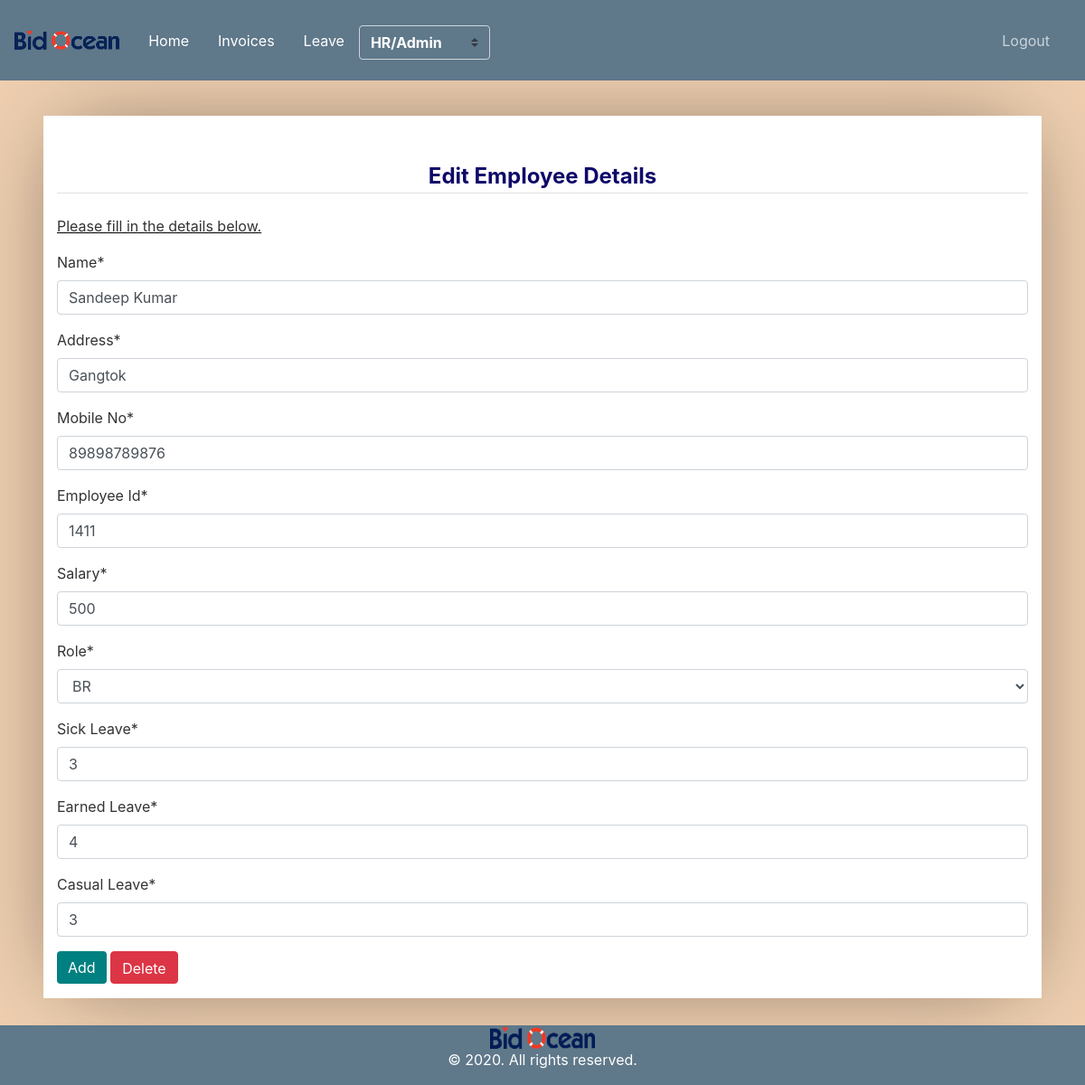
Page /employee-edit/5 (signed in) on the earlier database version.
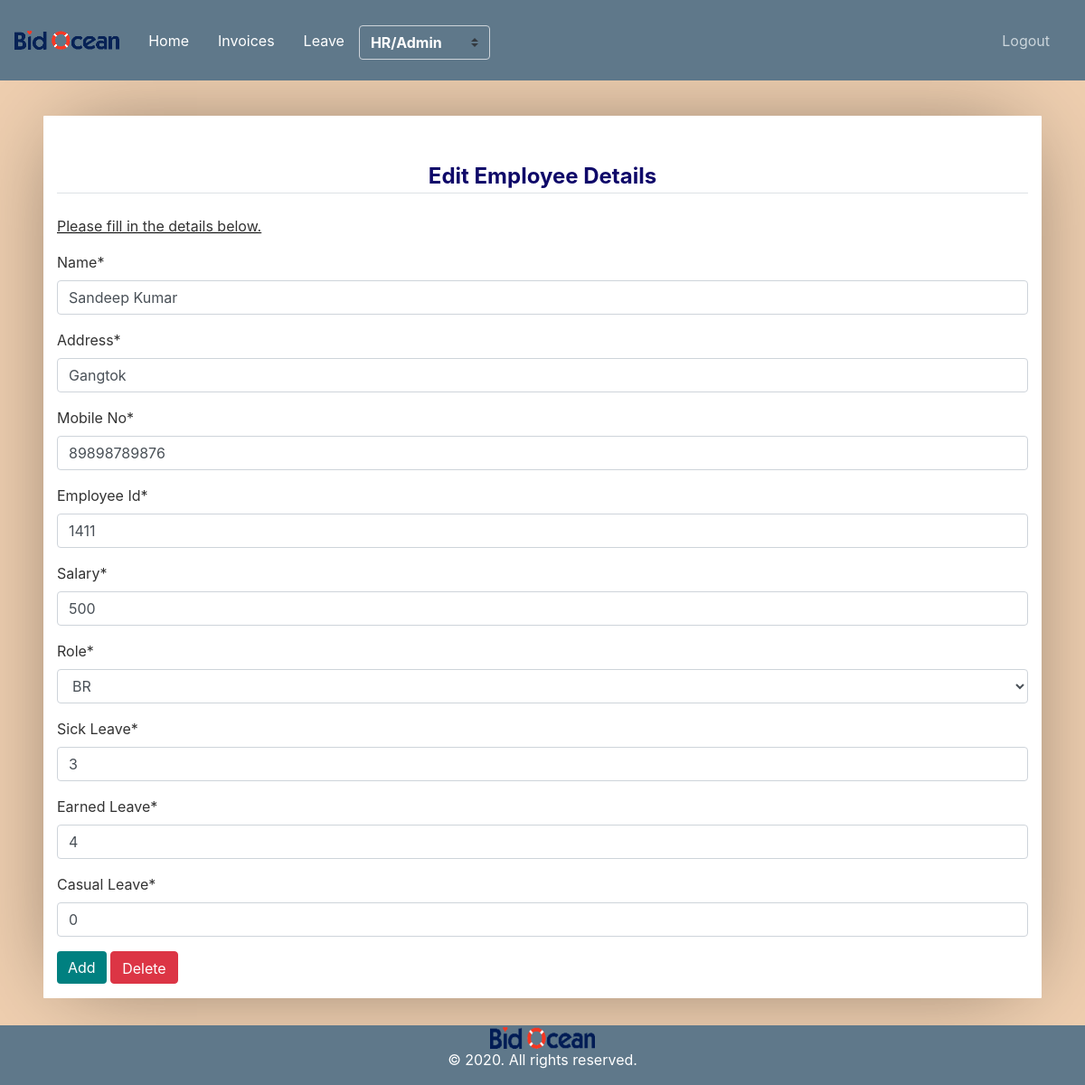
Same page on the later database version.
### user_invoice/models.py (models this page shows, shortened)
class Employee(models.Model):
	id       = models.AutoField(primary_key=True)
	name     = models.CharField(max_length=300)
	role     = models.ForeignKey(Role,on_delete=models.CASCADE)
	salary   = models.CharField(max_length=300, null=True, blank=True)
	address  = models.CharField(max_length=300)
	emp_id   = models.CharField(max_length=300, null=True, blank=True)
	phone_no = models.CharField(max_length=300)
	auth_tbl = models.OneToOneField(Userdetail, on_delete=models.CASCADE)
	added_at = models.DateTimeField(auto_now_add=True)

class Role(models.Model):
    id         = models.AutoField(primary_key=True)
    name       = models.CharField(max_length=300)
    created_at = models.DateTimeField(auto_now_add=True)
    status     = models.SmallIntegerField(default=1)

### leave/models.py (models this page shows)
class LeaveBalance(models.Model):
	id           = models.AutoField(primary_key=True)
	casual_leave = models.CharField(max_length=200)
	earned_leave = models.CharField(max_length=200)
	sick_leave   = models.CharField(max_length=200)
	employee     = models.OneToOneField(Employee, on_delete=models.CASCADE, related_name='leave_bal')

### user_invoice/views.py (the view, shortened to what this page needs)
# urls.py: path('employee-edit/<int:pk>',views.EmployeeEditView.as_view(),name='employee_edit'),
class EmployeeEditView(AdminOrHRPanelMixin,TemplateView):
    template_name = 'user_invoice/add_employee.html'
    def get(self, request, pk):
        employee      = Employee.objects.get(pk=pk)
        roles         = Role.objects.all()        # employee_form = EmployeeForm()
        context = {
            'employee'     : employee,
            'roles'        : roles,
            'submit'       : 'Edit Employee',
            'title'        : 'Edit employee',
            'role'         : Employee.objects.get(auth_tbl=self.request.user).role.name.lower()
        }
        return render(request, self.template_name, context)

### user_invoice/mixin.py (called while the page is built)
    def test_func(self):
        user     = self.request.user
        employee = Employee.objects.get(auth_tbl=user)
        return employee.role.name.lower() == 'admin' or employee.role.name.lower() == 'hr'

### user_invoice/templates/user_invoice/add_employee.html (shortened to what this page needs)
{% extends "user_invoice/base.html" %}
{% load crispy_forms_tags %}
{% block content %}
	<article>
		<legend class="border-bottom mb-4" style="color: rgb(15, 9, 105);text-align: center;" ><b> {{submit}} Details</b> </legend>
		<form method='POST'>
			<div class="form-group">
				<p><u class="spelling">Please fill in the details below.</u> </p>
				<label for="formGropuNameInput">Name*</label>
				<input name="name" class="form-control" id="formGroupNameInput" value="{{employee.name}}" placeholder="Enter your name" required>
			</div>
			<div class="form-group">
				<label for="formGropuNameInput">Address*</label>
				<input name="address" class="form-control" id="formGroupNameInput" value="{{employee.address}}" placeholder="Enter your address" required>
			</div>
			<div class="form-group">
				<label for="mobile_no">Mobile No*</label>
				<input type="number" class="form-control" id="mobile_no" maxlength="10" name="phone_no" pattern="[6-9]{1}[0-9]{9}" value="{{employee.phone_no}}" placeholder="Enter Mobile No" >
			</div>
			<div class="form-group">
				<label for="mobile_no">Employee Id*</label>
				<input type="text" class="form-control" id="emp_id" name="emp_id"  value="{{employee.emp_id}}" placeholder="Enter employee id" required="">
			</div>
			<div class="form-group">
				<label for="mobile_no">Salary*</label>
				<input type="text" class="form-control" id="salary" name="salary" value="{{employee.salary}}" placeholder="Enter salary">
			</div>
			<div class="form-group">
				<label for="mobile_no">Role*</label>
				<select class="form-control" id="role" name='role' required="">
					{% for role in roles %}
						<option value='{{role.id}}'{% if employee.role.id == role.id %}selected{% endif %}  >{{role.name}}</option>
					{% endfor %}
				</select>
			</div>
			{% if 'Edit' in submit %}
			<div class="form-group">
				<label for="mobile_no">Sick Leave*</label>
				<input type="text" class="form-control" id="leaves" name="sick_leave" value="{{employee.leave_bal.sick_leave}}" placeholder="Enter no of sick leaves" required>
			</div>
			<div class="form-group">
				<label for="mobile_no">Earned Leave*</label>
				<input type="text" class="form-control" id="leaves" name="earned_leave" value="{{employee.leave_bal.earned_leave}}" placeholder="Enter no of earned leaves" required>
			</div>
			<div class="form-group">
				<label for="mobile_no">Casual Leave*</label>
				<input type="text" class="form-control" id="leaves" name="casual_leave" value="{{employee.leave_bal.casual_leave}}" placeholder="Enter no of casual leaves" required>
			</div>
			{% endif %}
			<div class="form-group">
				<a href="{{submit}}"><button  class="btn btn-primary" style="background-color:teal;border: none;">Add</button></a>
				{% if 'Edit' in submit %}
				<a href="{% url 'employee_delete' employee.pk %}"><input onclick="return confirm('Are you sure you want to delete?')" class="btn btn-danger" style="height: 36px;" type="button" value="Delete"></a>
				{% endif %}
			</div>
		</form>
	</article>
{% endblock content %}

Differences in the rows shown:
changed through a linked row, Employee "Sandeep Kumar": casual_leave "3" → "0"
